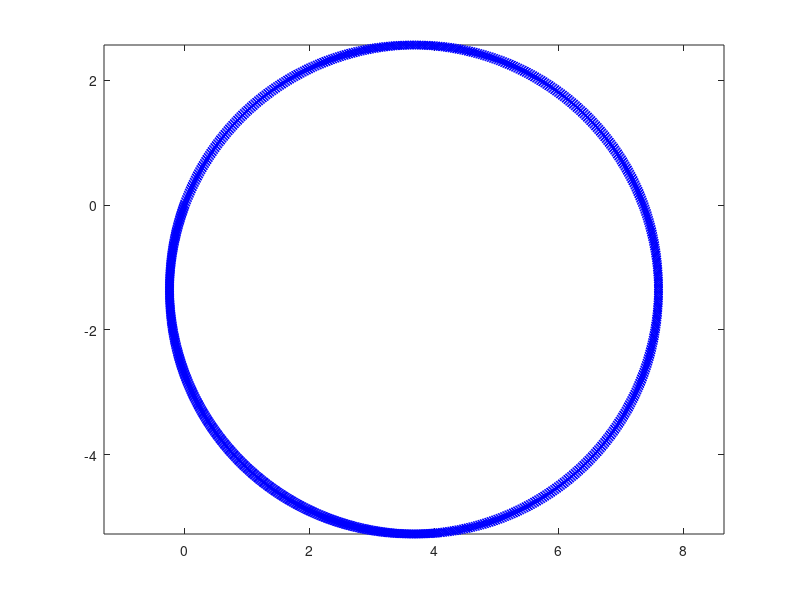

Write MATLAB code to recreate this figure.
% clear environment
clear;
clc;
close all;


% simulation parameters
t_end = 15;
dt = 0.01;  % 10 Hz
t = 0:dt:t_end;

% model parameters
r = 0.25;
l = 0.30;
omega_1 = -15.5;
omega_2 = 10.5;
omega_3 = 1.5;
stddev_x = 0.05;
stddev_y = 0.05;
stddev_theta = 0.05;

% wheel input commands
n = length(t);

% J_1, J_2 and x_t (state)
J_1 = [
    0, 1, l;
    -cos(pi / 6), -sin(pi / 6), l;
    cos(pi / 6), -sin(pi / 6), l;
];
J_2 = [
    r, 0.0, 0.0;
    0.0, r, 0.0;
    0.0, 0.0, r;
];
x_t = [
    0;
    0;
    0
];

% simulation
for i = 1:length(t)
    theta = x_t(3, i);
    R = [cos(theta), -sin(theta), 0; sin(theta), cos(theta), 0; 0, 0, 1;];
    omega = [omega_1; omega_2; omega_3];
    additive_noise = [
        normrnd(0, stddev_x);
        normrnd(0, stddev_y);
        normrnd(0, stddev_theta);
    ];

    x_dt = inv(R) * inv(J_1) * J_2 * omega;
    x_t(:,i + 1) = x_t(:,i) + x_dt * dt;
end


% plot animation
figure(1);
clf;
axis_limits = [ -5 5 -5 5 ];  % x and y-axis limits

for i = 1:2:length(t)
    plot(x_t(1, 1:i), x_t(2, 1:i), 'bx');
    axis equal;
    % axis(axis_limits);
    drawnow;
end
